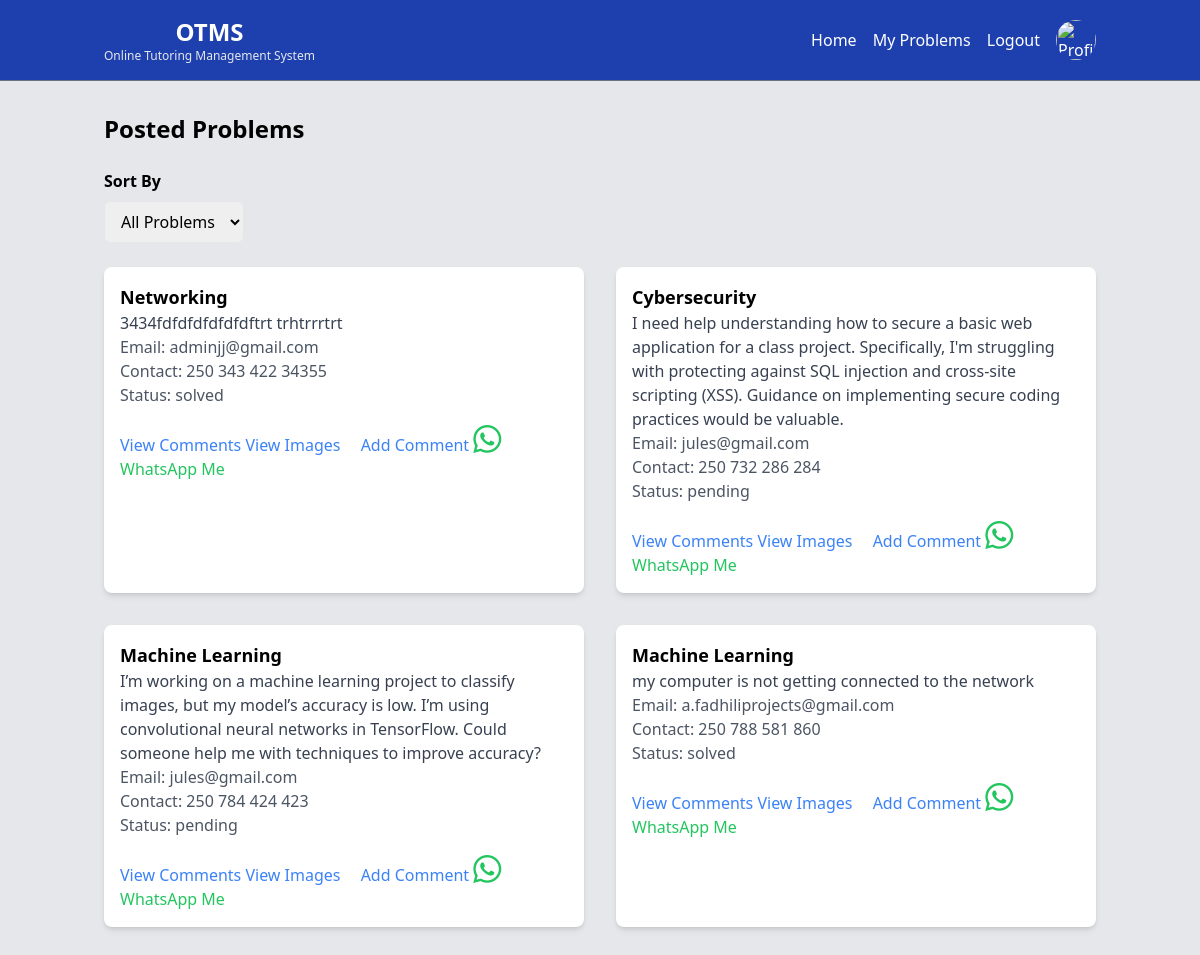
Page /user/dashboardcopy.php on the committed database.
### tables this page shows
CREATE TABLE `problems` (
  `problem_id` int(11) NOT NULL,
  `user_id` int(11) DEFAULT NULL,
  `category_id` int(11) DEFAULT NULL,
  `description` text NOT NULL,
  `email` varchar(50) NOT NULL,
  `contact` varchar(50) DEFAULT NULL,
  `status` varchar(30) DEFAULT 'pending',
  `created_at` timestamp NOT NULL DEFAULT current_timestamp()
);

CREATE TABLE `problem_categories` (
  `category_id` int(11) NOT NULL,
  `category_name` varchar(50) NOT NULL
);

### user/dashboardcopy.php (the view, shortened to what this page needs)
<?php
include 'db.php';
include 'navbar.php';
$sort = isset($_GET['sort']) ? $_GET['sort'] : 'all';
$sql = "SELECT p.problem_id, p.description, p.email, p.contact, p.status, u.user_name, pc.category_name
        FROM problems p
        JOIN users u ON p.user_id = u.user_id
        JOIN problem_categories pc ON p.category_id = pc.category_id";
$result = $conn->query($sql);
?>
<!DOCTYPE html>
<html lang="en">
<head>
    <script src="../js/tailwind.js"></script>
    <link rel="stylesheet" href="https://cdnjs.cloudflare.com/ajax/libs/font-awesome/6.0.0-beta3/css/all.min.css">
</head>
<body>
    <div class="container mx-auto my-8 px-4">
        <h2 class="text-2xl font-bold mb-6">Posted Problems</h2>
        <form action="" method="get" class="mb-6">
            <label for="sort" class="block font-bold mb-2">Sort By</label>
            <select id="sort" name="sort" class="px-3 py-2 border rounded-md" onchange="this.form.submit()">
                <option value="all" <?= $sort == 'all' ? 'selected' : '' ?>>All Problems</option>
            </select>
        </form>
        <div class="grid grid-cols-1 md:grid-cols-2 gap-8">
            <?php while ($row = $result->fetch_assoc()): ?>
                <div class="bg-white shadow-md rounded-lg p-4">
                    <h3 class="text-lg font-bold"><?= htmlspecialchars($row['category_name']) ?></h3>
                    <p class="text-gray-700"><?= htmlspecialchars($row['description']) ?></p>
                    <p class="text-gray-600">Email: <?= htmlspecialchars($row['email']) ?></p>
                    <p class="text-gray-600">Contact: <?= htmlspecialchars($row['contact']) ?></p>
                    <p class="text-gray-600">Status: <?= htmlspecialchars($row['status']) ?></p>
                    <div class="mt-4">
                        <?php
                        $poster_name = $row['user_name'];
                        $problem = $row['description'];
                        $contact_number = preg_replace('/[^0-9]/', '', $row['contact']);
                        $message = urlencode("Hi " . $poster_name . ", I saw your problem: '" . $problem . "', and I would like to help you with it.");
                        $whatsappLink = "https://wa.me/" . $contact_number . "?text=" . $message;
                        ?>
                        <button onclick="toggleComments(<?= $row['problem_id'] ?>)"
                            class="text-blue-500 hover:underline">View Comments</button>
                        <button onclick="openImageModal(<?= $row['problem_id'] ?>, 'problem')"
                            class="text-blue-500 hover:underline">View Images</button>
                        <button onclick="toggleAddComment(<?= $row['problem_id'] ?>)"
                            class="text-blue-500 hover:underline ml-4">Add Comment</button>
                        <a href="<?= $whatsappLink ?>" target="_blank" class="text-green-500 hover:text-green-600">
                            <i class="fab fa-whatsapp fa-2x"></i> WhatsApp Me
                        </a>
                    </div>
                </div>
            <?php endwhile; ?>
        </div>
    </div>
</body>
</html>

### rows in the picture
problems: category.category_name "Networking", description "3434fdfdfdfdfdfdftrt trhtrrrtrt", email "adminjj@gmail.com", contact "250 343 422 34355", status "solved"
problems: category.category_name "Cybersecurity", description "I need help understanding how to secure a basic web application for a class project. Specifically, I'm struggling with protecting against SQL injection and cross-site scripting (XSS). Guidance on implementing secure coding practices would be valuable.", email "jules@gmail.com", contact "250 732 286 284", status "pending"
problems: category.category_name "Machine Learning", description "I’m working on a machine learning project to classify images, but my model’s accuracy is low. I’m using convolutional neural networks in TensorFlow. Could someone help me with techniques to improve accuracy?", email "jules@gmail.com", contact "250 784 424 423", status "pending"
problems: category.category_name "Machine Learning", description "my computer is not getting connected to the network", email "a.fadhiliprojects@gmail.com", contact "250 788 581 860", status "solved"
